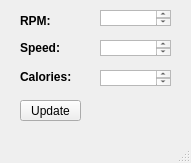
<?xml version="1.0" encoding="UTF-8"?>
<ui version="4.0">
 <class>MainWindow</class>
 <widget class="QMainWindow" name="MainWindow">
  <property name="geometry">
   <rect>
    <x>0</x>
    <y>0</y>
    <width>191</width>
    <height>163</height>
   </rect>
  </property>
  <property name="windowTitle">
   <string>MainWindow</string>
  </property>
  <widget class="QWidget" name="centralwidget">
   <widget class="QTextEdit" name="txtedit_rpm">
    <property name="geometry">
     <rect>
      <x>100</x>
      <y>10</y>
      <width>71</width>
      <height>16</height>
     </rect>
    </property>
   </widget>
   <widget class="QLabel" name="lbl_rpm">
    <property name="geometry">
     <rect>
      <x>20</x>
      <y>10</y>
      <width>61</width>
      <height>21</height>
     </rect>
    </property>
    <property name="font">
     <font>
      <weight>75</weight>
      <bold>true</bold>
     </font>
    </property>
    <property name="text">
     <string>RPM:</string>
    </property>
   </widget>
   <widget class="QPushButton" name="bttn_update">
    <property name="geometry">
     <rect>
      <x>20</x>
      <y>100</y>
      <width>61</width>
      <height>21</height>
     </rect>
    </property>
    <property name="text">
     <string>Update</string>
    </property>
   </widget>
   <widget class="QLabel" name="lbl_speed">
    <property name="geometry">
     <rect>
      <x>20</x>
      <y>40</y>
      <width>51</width>
      <height>16</height>
     </rect>
    </property>
    <property name="font">
     <font>
      <weight>75</weight>
      <bold>true</bold>
     </font>
    </property>
    <property name="text">
     <string>Speed:</string>
    </property>
   </widget>
   <widget class="QLabel" name="lbl_calories">
    <property name="geometry">
     <rect>
      <x>20</x>
      <y>70</y>
      <width>56</width>
      <height>13</height>
     </rect>
    </property>
    <property name="font">
     <font>
      <weight>75</weight>
      <bold>true</bold>
     </font>
    </property>
    <property name="text">
     <string>Calories:</string>
    </property>
   </widget>
   <widget class="QTextEdit" name="txtedit_speed">
    <property name="geometry">
     <rect>
      <x>100</x>
      <y>40</y>
      <width>71</width>
      <height>16</height>
     </rect>
    </property>
   </widget>
   <widget class="QTextEdit" name="txtedit_calories">
    <property name="geometry">
     <rect>
      <x>100</x>
      <y>70</y>
      <width>71</width>
      <height>16</height>
     </rect>
    </property>
   </widget>
  </widget>
  <widget class="QMenuBar" name="menubar">
   <property name="geometry">
    <rect>
     <x>0</x>
     <y>0</y>
     <width>191</width>
     <height>22</height>
    </rect>
   </property>
  </widget>
  <widget class="QStatusBar" name="statusbar"/>
 </widget>
 <resources/>
 <connections/>
</ui>
